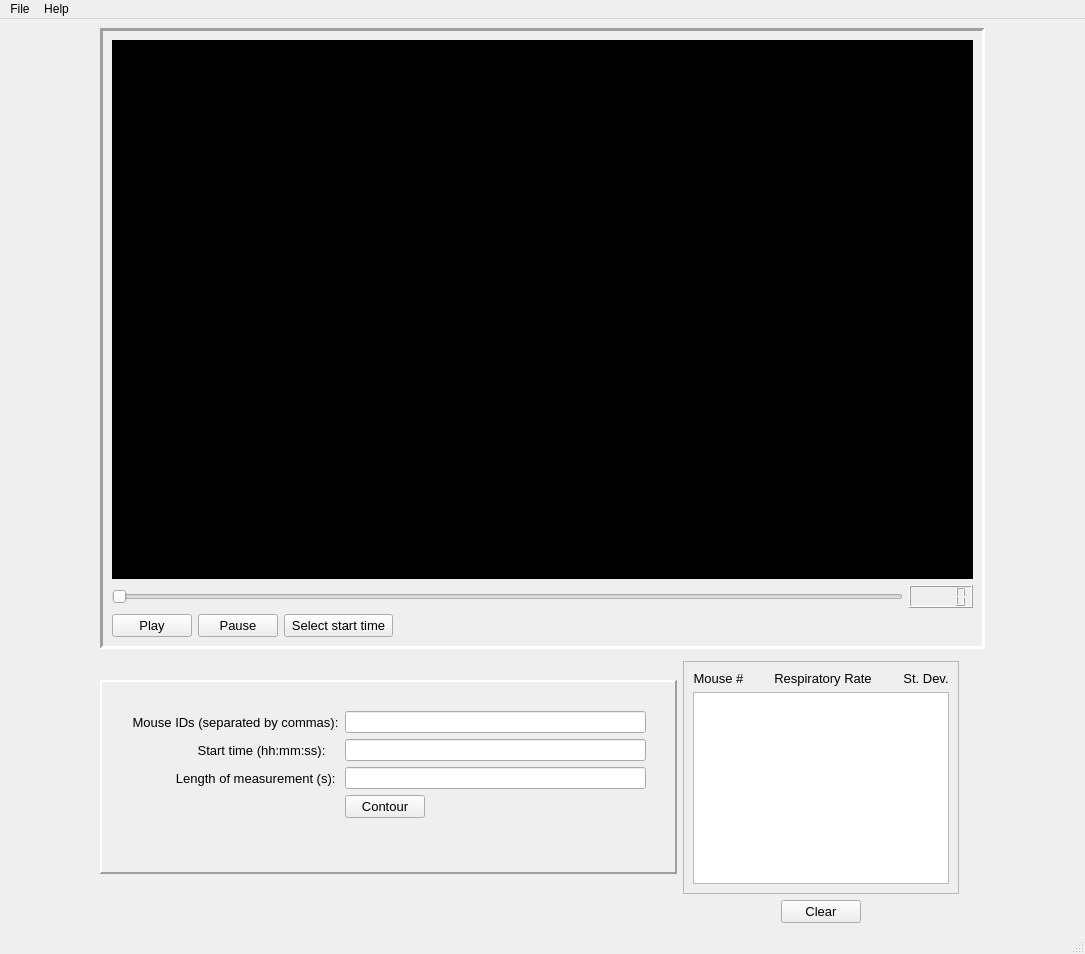
<?xml version="1.0" encoding="UTF-8"?>
<ui version="4.0">
 <class>MainWindow</class>
 <widget class="QMainWindow" name="MainWindow">
  <property name="geometry">
   <rect>
    <x>0</x>
    <y>0</y>
    <width>1085</width>
    <height>954</height>
   </rect>
  </property>
  <property name="font">
   <font>
    <kerning>true</kerning>
   </font>
  </property>
  <property name="windowTitle">
   <string>MainWindow</string>
  </property>
  <property name="toolButtonStyle">
   <enum>Qt::ToolButtonIconOnly</enum>
  </property>
  <widget class="QWidget" name="centralwidget">
   <layout class="QGridLayout" name="gridLayout">
    <property name="leftMargin">
     <number>100</number>
    </property>
    <property name="rightMargin">
     <number>100</number>
    </property>
    <item row="5" column="2">
     <spacer name="verticalSpacer">
      <property name="orientation">
       <enum>Qt::Vertical</enum>
      </property>
      <property name="sizeType">
       <enum>QSizePolicy::Fixed</enum>
      </property>
      <property name="sizeHint" stdset="0">
       <size>
        <width>20</width>
        <height>20</height>
       </size>
      </property>
     </spacer>
    </item>
    <item row="4" column="1">
     <layout class="QGridLayout" name="gridLayout_3">
      <property name="sizeConstraint">
       <enum>QLayout::SetFixedSize</enum>
      </property>
      <property name="horizontalSpacing">
       <number>4</number>
      </property>
      <item row="0" column="0">
       <widget class="QScrollArea" name="scrollArea">
        <property name="enabled">
         <bool>true</bool>
        </property>
        <property name="sizePolicy">
         <sizepolicy hsizetype="Fixed" vsizetype="Fixed">
          <horstretch>0</horstretch>
          <verstretch>0</verstretch>
         </sizepolicy>
        </property>
        <property name="maximumSize">
         <size>
          <width>1000</width>
          <height>1000</height>
         </size>
        </property>
        <property name="widgetResizable">
         <bool>true</bool>
        </property>
        <widget class="QWidget" name="scrollAreaWidgetContents_3">
         <property name="geometry">
          <rect>
           <x>0</x>
           <y>0</y>
           <width>274</width>
           <height>232</height>
          </rect>
         </property>
         <property name="sizePolicy">
          <sizepolicy hsizetype="Fixed" vsizetype="Preferred">
           <horstretch>0</horstretch>
           <verstretch>0</verstretch>
          </sizepolicy>
         </property>
         <property name="maximumSize">
          <size>
           <width>800</width>
           <height>16777215</height>
          </size>
         </property>
         <property name="layoutDirection">
          <enum>Qt::LeftToRight</enum>
         </property>
         <layout class="QGridLayout" name="gridLayout_4">
          <item row="0" column="0">
           <widget class="QLabel" name="label_mouseNum">
            <property name="sizePolicy">
             <sizepolicy hsizetype="Fixed" vsizetype="Preferred">
              <horstretch>0</horstretch>
              <verstretch>0</verstretch>
             </sizepolicy>
            </property>
            <property name="font">
             <font>
              <pointsize>10</pointsize>
             </font>
            </property>
            <property name="text">
             <string>Mouse #</string>
            </property>
            <property name="scaledContents">
             <bool>true</bool>
            </property>
            <property name="alignment">
             <set>Qt::AlignHCenter|Qt::AlignTop</set>
            </property>
           </widget>
          </item>
          <item row="0" column="1">
           <widget class="QLabel" name="label_RespRate">
            <property name="sizePolicy">
             <sizepolicy hsizetype="Fixed" vsizetype="Preferred">
              <horstretch>0</horstretch>
              <verstretch>0</verstretch>
             </sizepolicy>
            </property>
            <property name="font">
             <font>
              <pointsize>10</pointsize>
             </font>
            </property>
            <property name="text">
             <string>Respiratory Rate</string>
            </property>
            <property name="alignment">
             <set>Qt::AlignCenter</set>
            </property>
           </widget>
          </item>
          <item row="0" column="2">
           <widget class="QLabel" name="label_StDev">
            <property name="sizePolicy">
             <sizepolicy hsizetype="Fixed" vsizetype="Preferred">
              <horstretch>0</horstretch>
              <verstretch>0</verstretch>
             </sizepolicy>
            </property>
            <property name="font">
             <font>
              <pointsize>10</pointsize>
             </font>
            </property>
            <property name="layoutDirection">
             <enum>Qt::RightToLeft</enum>
            </property>
            <property name="text">
             <string>St. Dev.</string>
            </property>
            <property name="alignment">
             <set>Qt::AlignCenter</set>
            </property>
           </widget>
          </item>
          <item row="1" column="0" colspan="3">
           <widget class="QTextBrowser" name="textBrowser_Output">
            <property name="enabled">
             <bool>true</bool>
            </property>
            <property name="sizePolicy">
             <sizepolicy hsizetype="Fixed" vsizetype="Expanding">
              <horstretch>0</horstretch>
              <verstretch>0</verstretch>
             </sizepolicy>
            </property>
            <property name="maximumSize">
             <size>
              <width>800</width>
              <height>16777215</height>
             </size>
            </property>
            <property name="html">
             <string>&lt;!DOCTYPE HTML PUBLIC &quot;-//W3C//DTD HTML 4.0//EN&quot; &quot;http://www.w3.org/TR/REC-html40/strict.dtd&quot;&gt;
&lt;html&gt;&lt;head&gt;&lt;meta name=&quot;qrichtext&quot; content=&quot;1&quot; /&gt;&lt;style type=&quot;text/css&quot;&gt;
p, li { white-space: pre-wrap; }
&lt;/style&gt;&lt;/head&gt;&lt;body style=&quot; font-family:'MS Shell Dlg 2'; font-size:8.25pt; font-weight:400; font-style:normal;&quot;&gt;
&lt;p align=&quot;center&quot; style=&quot;-qt-paragraph-type:empty; margin-top:0px; margin-bottom:0px; margin-left:0px; margin-right:0px; -qt-block-indent:0; text-indent:0px; font-size:8pt;&quot;&gt;&lt;br /&gt;&lt;/p&gt;&lt;/body&gt;&lt;/html&gt;</string>
            </property>
           </widget>
          </item>
         </layout>
        </widget>
       </widget>
      </item>
     </layout>
    </item>
    <item row="0" column="0" rowspan="2" colspan="3">
     <widget class="QFrame" name="frame_4">
      <property name="sizePolicy">
       <sizepolicy hsizetype="Preferred" vsizetype="Preferred">
        <horstretch>0</horstretch>
        <verstretch>0</verstretch>
       </sizepolicy>
      </property>
      <property name="frameShape">
       <enum>QFrame::Panel</enum>
      </property>
      <property name="frameShadow">
       <enum>QFrame::Sunken</enum>
      </property>
      <property name="lineWidth">
       <number>3</number>
      </property>
      <layout class="QGridLayout" name="gridLayout_2">
       <item row="2" column="0">
        <widget class="QPushButton" name="pushButton_Play">
         <property name="font">
          <font>
           <pointsize>10</pointsize>
          </font>
         </property>
         <property name="text">
          <string>Play</string>
         </property>
        </widget>
       </item>
       <item row="2" column="1">
        <widget class="QPushButton" name="pushButton_Pause">
         <property name="font">
          <font>
           <pointsize>10</pointsize>
          </font>
         </property>
         <property name="text">
          <string>Pause</string>
         </property>
        </widget>
       </item>
       <item row="2" column="3">
        <spacer name="horizontalSpacer_2">
         <property name="orientation">
          <enum>Qt::Horizontal</enum>
         </property>
         <property name="sizeHint" stdset="0">
          <size>
           <width>40</width>
           <height>20</height>
          </size>
         </property>
        </spacer>
       </item>
       <item row="0" column="0" colspan="5">
        <widget class="QLabel" name="videoFrame">
         <property name="sizePolicy">
          <sizepolicy hsizetype="Expanding" vsizetype="Expanding">
           <horstretch>0</horstretch>
           <verstretch>0</verstretch>
          </sizepolicy>
         </property>
         <property name="styleSheet">
          <string notr="true">background-color: rgb(0, 0, 0);</string>
         </property>
         <property name="text">
          <string/>
         </property>
        </widget>
       </item>
       <item row="1" column="0" colspan="4">
        <widget class="QSlider" name="horizontalSlider">
         <property name="orientation">
          <enum>Qt::Horizontal</enum>
         </property>
        </widget>
       </item>
       <item row="1" column="4">
        <widget class="QLCDNumber" name="lcdNumber"/>
       </item>
       <item row="2" column="2">
        <widget class="QPushButton" name="pushButton_SelectST">
         <property name="font">
          <font>
           <pointsize>10</pointsize>
          </font>
         </property>
         <property name="text">
          <string> Select start time </string>
         </property>
        </widget>
       </item>
      </layout>
     </widget>
    </item>
    <item row="3" column="2">
     <widget class="QFrame" name="frame_5">
      <property name="sizePolicy">
       <sizepolicy hsizetype="Preferred" vsizetype="Fixed">
        <horstretch>0</horstretch>
        <verstretch>0</verstretch>
       </sizepolicy>
      </property>
      <property name="frameShape">
       <enum>QFrame::NoFrame</enum>
      </property>
      <property name="frameShadow">
       <enum>QFrame::Raised</enum>
      </property>
     </widget>
    </item>
    <item row="4" column="0">
     <widget class="QFrame" name="frame_2">
      <property name="sizePolicy">
       <sizepolicy hsizetype="Preferred" vsizetype="Fixed">
        <horstretch>0</horstretch>
        <verstretch>0</verstretch>
       </sizepolicy>
      </property>
      <property name="frameShape">
       <enum>QFrame::Panel</enum>
      </property>
      <property name="frameShadow">
       <enum>QFrame::Raised</enum>
      </property>
      <property name="lineWidth">
       <number>2</number>
      </property>
      <layout class="QGridLayout" name="gridLayout_5">
       <item row="3" column="0">
        <widget class="QLabel" name="label_lenMeasure">
         <property name="sizePolicy">
          <sizepolicy hsizetype="Preferred" vsizetype="Preferred">
           <horstretch>0</horstretch>
           <verstretch>0</verstretch>
          </sizepolicy>
         </property>
         <property name="font">
          <font>
           <pointsize>10</pointsize>
          </font>
         </property>
         <property name="text">
          <string>                  Length of measurement (s):</string>
         </property>
         <property name="buddy">
          <cstring>lineEdit_lenMeasure</cstring>
         </property>
        </widget>
       </item>
       <item row="1" column="0">
        <widget class="QLabel" name="label_mouseID">
         <property name="sizePolicy">
          <sizepolicy hsizetype="Preferred" vsizetype="Preferred">
           <horstretch>0</horstretch>
           <verstretch>0</verstretch>
          </sizepolicy>
         </property>
         <property name="font">
          <font>
           <pointsize>10</pointsize>
          </font>
         </property>
         <property name="text">
          <string>      Mouse IDs (separated by commas):</string>
         </property>
         <property name="buddy">
          <cstring>lineEdit_mouseID</cstring>
         </property>
        </widget>
       </item>
       <item row="2" column="0">
        <widget class="QLabel" name="label_startT">
         <property name="sizePolicy">
          <sizepolicy hsizetype="Preferred" vsizetype="Preferred">
           <horstretch>0</horstretch>
           <verstretch>0</verstretch>
          </sizepolicy>
         </property>
         <property name="font">
          <font>
           <pointsize>10</pointsize>
          </font>
         </property>
         <property name="text">
          <string>                        Start time (hh:mm:ss):  </string>
         </property>
         <property name="buddy">
          <cstring>lineEdit_startT</cstring>
         </property>
        </widget>
       </item>
       <item row="2" column="1">
        <widget class="QLineEdit" name="lineEdit_startT">
         <property name="sizePolicy">
          <sizepolicy hsizetype="Expanding" vsizetype="Fixed">
           <horstretch>0</horstretch>
           <verstretch>0</verstretch>
          </sizepolicy>
         </property>
        </widget>
       </item>
       <item row="3" column="1">
        <widget class="QLineEdit" name="lineEdit_lenMeasure">
         <property name="sizePolicy">
          <sizepolicy hsizetype="Expanding" vsizetype="Fixed">
           <horstretch>0</horstretch>
           <verstretch>0</verstretch>
          </sizepolicy>
         </property>
        </widget>
       </item>
       <item row="1" column="1">
        <widget class="QLineEdit" name="lineEdit_mouseID">
         <property name="sizePolicy">
          <sizepolicy hsizetype="Expanding" vsizetype="Fixed">
           <horstretch>0</horstretch>
           <verstretch>0</verstretch>
          </sizepolicy>
         </property>
        </widget>
       </item>
       <item row="0" column="1">
        <spacer name="horizontalSpacer_6">
         <property name="orientation">
          <enum>Qt::Horizontal</enum>
         </property>
         <property name="sizeHint" stdset="0">
          <size>
           <width>40</width>
           <height>20</height>
          </size>
         </property>
        </spacer>
       </item>
       <item row="6" column="1">
        <spacer name="horizontalSpacer">
         <property name="orientation">
          <enum>Qt::Horizontal</enum>
         </property>
         <property name="sizeType">
          <enum>QSizePolicy::Fixed</enum>
         </property>
         <property name="sizeHint" stdset="0">
          <size>
           <width>270</width>
           <height>5</height>
          </size>
         </property>
        </spacer>
       </item>
       <item row="5" column="2">
        <spacer name="verticalSpacer_2">
         <property name="orientation">
          <enum>Qt::Vertical</enum>
         </property>
         <property name="sizeHint" stdset="0">
          <size>
           <width>20</width>
           <height>40</height>
          </size>
         </property>
        </spacer>
       </item>
       <item row="5" column="1">
        <spacer name="horizontalSpacer_3">
         <property name="orientation">
          <enum>Qt::Horizontal</enum>
         </property>
         <property name="sizeHint" stdset="0">
          <size>
           <width>40</width>
           <height>20</height>
          </size>
         </property>
        </spacer>
       </item>
       <item row="4" column="1">
        <widget class="QPushButton" name="pushButton_Contour">
         <property name="sizePolicy">
          <sizepolicy hsizetype="Fixed" vsizetype="Fixed">
           <horstretch>0</horstretch>
           <verstretch>0</verstretch>
          </sizepolicy>
         </property>
         <property name="font">
          <font>
           <pointsize>10</pointsize>
          </font>
         </property>
         <property name="text">
          <string>Contour</string>
         </property>
        </widget>
       </item>
      </layout>
     </widget>
    </item>
    <item row="5" column="1" alignment="Qt::AlignHCenter">
     <widget class="QPushButton" name="pushButton_Clear">
      <property name="sizePolicy">
       <sizepolicy hsizetype="Fixed" vsizetype="Fixed">
        <horstretch>0</horstretch>
        <verstretch>0</verstretch>
       </sizepolicy>
      </property>
      <property name="font">
       <font>
        <pointsize>10</pointsize>
       </font>
      </property>
      <property name="toolTip">
       <string/>
      </property>
      <property name="toolTipDuration">
       <number>5</number>
      </property>
      <property name="whatsThis">
       <string/>
      </property>
      <property name="text">
       <string>Clear</string>
      </property>
     </widget>
    </item>
   </layout>
  </widget>
  <widget class="QMenuBar" name="menubar">
   <property name="geometry">
    <rect>
     <x>0</x>
     <y>0</y>
     <width>1085</width>
     <height>21</height>
    </rect>
   </property>
   <widget class="QMenu" name="menuFile">
    <property name="title">
     <string>File</string>
    </property>
    <addaction name="actionOpen_video"/>
    <addaction name="actionOpen_spreadsheet"/>
    <addaction name="actionQuit"/>
   </widget>
   <widget class="QMenu" name="menuHelp">
    <property name="title">
     <string>Help</string>
    </property>
    <addaction name="actionCheck_for_Update"/>
    <addaction name="actionAbout"/>
    <addaction name="actionAbout_Qt"/>
   </widget>
   <addaction name="menuFile"/>
   <addaction name="menuHelp"/>
  </widget>
  <widget class="QStatusBar" name="statusbar"/>
  <action name="actionOpen_video">
   <property name="text">
    <string>Open Video</string>
   </property>
  </action>
  <action name="actionQuit">
   <property name="text">
    <string>Quit</string>
   </property>
  </action>
  <action name="actionAbout">
   <property name="text">
    <string>About</string>
   </property>
  </action>
  <action name="actionAbout_Qt">
   <property name="text">
    <string>About Qt</string>
   </property>
  </action>
  <action name="actionOpen_spreadsheet">
   <property name="text">
    <string>Open Spreadsheet</string>
   </property>
  </action>
  <action name="actionCheck_for_Update">
   <property name="text">
    <string>Check for Update</string>
   </property>
  </action>
 </widget>
 <resources/>
 <connections/>
</ui>
